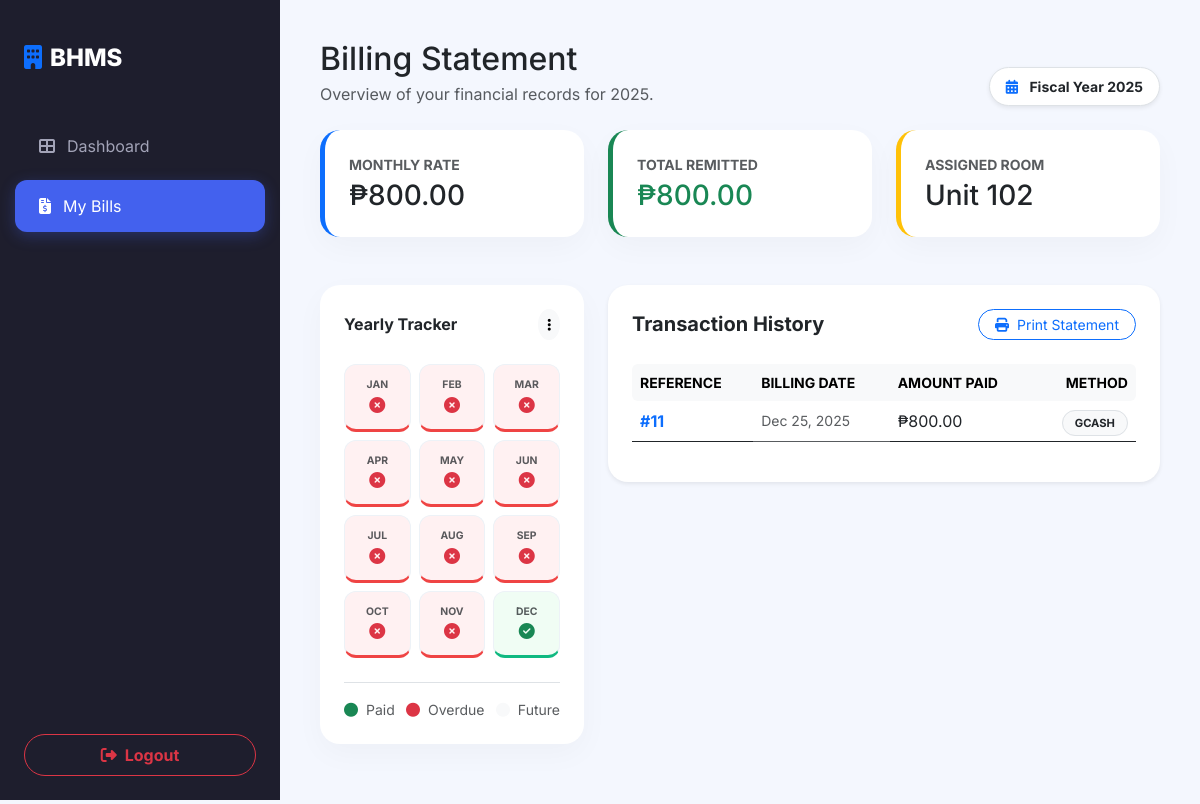
/payments/tenants_bills.php (signed in), run on the app's committed database.
### tables this page shows
CREATE TABLE `tenants` (
  `tenant_id` int(11) NOT NULL,
  `name` varchar(100) DEFAULT NULL,
  `email` varchar(100) NOT NULL,
  `password` varchar(255) NOT NULL,
  `phone` varchar(20) DEFAULT NULL,
  `room_id` int(11) DEFAULT NULL,
  `time_in` datetime DEFAULT NULL,
  `time_out` datetime DEFAULT NULL
);

CREATE TABLE `rooms` (
  `room_id` int(11) NOT NULL,
  `room_number` varchar(10) DEFAULT NULL,
  `price` decimal(10,2) DEFAULT NULL,
  `status` varchar(20) DEFAULT NULL
);

CREATE TABLE `payments` (
  `payment_id` int(11) NOT NULL,
  `tenant_id` int(11) DEFAULT NULL,
  `amount` decimal(10,2) DEFAULT NULL,
  `payment_method` varchar(50) DEFAULT 'Cash',
  `payment_date` date DEFAULT NULL
);

### payments/tenants_bills.php (the view, shortened to what this page needs)
<?php
include("../config/db.php");
$tenant_id = $_SESSION['tenant_id'];
$filter_year = isset($_GET['year']) ? mysqli_real_escape_string($conn, $_GET['year']) : date('Y');
$limit = 10;
$page = isset($_GET['page']) ? (int)$_GET['page'] : 1;
$offset = ($page - 1) * $limit;
$info_query = "SELECT t.*, r.price, r.room_number
               FROM tenants t
               LEFT JOIN rooms r ON t.room_id = r.room_id
               WHERE t.tenant_id = '$tenant_id'";
$info_result = mysqli_query($conn, $info_query);
$tenant_data = mysqli_fetch_assoc($info_result);
$monthly_rent = $tenant_data['price'] ?? 0;
$total_paid_query = "SELECT SUM(amount) as total FROM payments
                     WHERE tenant_id = '$tenant_id' AND YEAR(payment_date) = '$filter_year'";
$total_paid_res = mysqli_fetch_assoc(mysqli_query($conn, $total_paid_query));
$total_paid = $total_paid_res['total'] ?? 0;
$paid_months = [];
$check_paid = mysqli_query($conn, "SELECT MONTH(payment_date) as m FROM payments
                                    WHERE tenant_id = '$tenant_id' AND YEAR(payment_date) = '$filter_year'");
while($row = mysqli_fetch_assoc($check_paid)) {
    $paid_months[] = (int)$row['m'];
}
$history_query = "SELECT * FROM payments
                  WHERE tenant_id = '$tenant_id' AND YEAR(payment_date) = '$filter_year'
                  ORDER BY payment_date DESC LIMIT $limit OFFSET $offset";
$history_res = mysqli_query($conn, $history_query);
?>
<!DOCTYPE html>
<html lang="en">
<head>
    <link href="https://cdn.jsdelivr.net/npm/bootstrap@5.3.0/dist/css/bootstrap.min.css" rel="stylesheet">
    <link rel="stylesheet" href="https://cdnjs.cloudflare.com/ajax/libs/font-awesome/6.4.0/css/all.min.css">
</head>
<body>
    <div class="wrapper">
        <nav id="sidebar">
            <div class="sidebar-header d-flex align-items-center justify-content-between">
                <span><i class="fas fa-building me-2 text-primary"></i>BHMS</span>
            </div>
            <ul class="nav flex-column flex-grow-1">
                <li class="nav-item">
                    <a href="../dashboard/tenants_dashboard.php" class="nav-link">
                        <i class="fas fa-th-large"></i> Dashboard
                    </a>
                </li>
                <li class="nav-item">
                    <a href="#" class="nav-link active">
                        <i class="fas fa-file-invoice-dollar"></i> My Bills
                    </a>
                </li>
            </ul>
            <div class="p-4">
                <button type="button" class="btn btn-outline-danger w-100 rounded-pill py-2 small fw-bold" data-bs-toggle="modal" data-bs-target="#logoutModal">
                    <i class="fas fa-sign-out-alt me-2"></i>Logout
                </button>
            </div>
        </nav>
        <div id="content">
            <div class="d-flex justify-content-between align-items-end mb-4">
                <div>
                    <h2 class="fw-800 mb-1">Billing Statement</h2>
                    <p class="text-muted mb-0">Overview of your financial records for <?php echo $filter_year; ?>.</p>
                </div>
                <div class="bg-white p-2 px-3 rounded-pill shadow-sm border small fw-bold">
                    <i class="fas fa-calendar-alt text-primary me-2"></i> Fiscal Year <?php echo $filter_year; ?>
                </div>
            </div>
            <div class="row g-4 mb-5">
                <div class="col-md-4">
                    <div class="card stat-card p-4 border-start border-primary border-5">
                        <small class="text-muted d-block fw-bold text-uppercase mb-1">Monthly Rate</small>
                        <h3 class="fw-800 mb-0">₱<?php echo number_format($monthly_rent, 2); ?></h3>
                    </div>
                </div>
                <div class="col-md-4">
                    <div class="card stat-card p-4 border-start border-success border-5">
                        <small class="text-muted d-block fw-bold text-uppercase mb-1">Total Remitted</small>
                        <h3 class="fw-800 mb-0 text-success">₱<?php echo number_format($total_paid, 2); ?></h3>
                    </div>
                </div>
                <div class="col-md-4">
                    <div class="card stat-card p-4 border-start border-warning border-5">
                        <small class="text-muted d-block fw-bold text-uppercase mb-1">Assigned Room</small>
                        <h3 class="fw-800 mb-0">Unit <?php echo $tenant_data['room_number'] ?? 'N/A'; ?></h3>
                    </div>
                </div>
            </div>
            <div class="row g-4">
                <div class="col-lg-4">
                    <div class="card stat-card p-4 mb-4">
                        <div class="d-flex justify-content-between align-items-center mb-4">
                            <h6 class="fw-bold mb-0">Yearly Tracker</h6>
                            <div class="dropdown">
                                <button class="btn btn-sm btn-light rounded-circle" type="button" data-bs-toggle="dropdown">
                                    <i class="fas fa-ellipsis-v"></i>
                                </button>
                            </div>
                        </div>
                        <div class="row g-2">
                            <?php
                            for ($m = 1; $m <= 12; $m++):
                                $m_name = date('M', mktime(0, 0, 0, $m, 1));
                                $is_paid_month = in_array($m, $paid_months);
                                $is_future = ($filter_year == date('Y') && $m > date('n'));
                            ?>
                                <div class="col-4">
                                    <div class="tracker-box <?php echo $is_paid_month ? 'paid' : ($is_future ? '' : 'unpaid'); ?>">
                                        <small class="d-block fw-bold text-uppercase text-muted" style="font-size: 0.65rem;"><?php echo $m_name; ?></small>
                                        <?php if ($is_paid_month): ?>
                                            <i class="fas fa-check-circle text-success mt-1"></i>
                                        <?php elseif ($is_future): ?>
                                            <i class="fas fa-circle-notch text-light mt-1"></i>
                                        <?php else: ?>
                                            <i class="fas fa-times-circle text-danger mt-1"></i>
                                        <?php endif; ?>
                                    </div>
                                </div>
                            <?php endfor; ?>
                        </div>
                        <div class="mt-4 pt-3 border-top">
                            <div class="d-flex justify-content-between small text-muted">
                                <span><i class="fas fa-circle text-success me-1"></i> Paid</span>
                                <span><i class="fas fa-circle text-danger me-1"></i> Overdue</span>
                                <span><i class="fas fa-circle text-light me-1"></i> Future</span>
                            </div>
                        </div>
                    </div>
                </div>
                <div class="col-lg-8">
                    <div class="card stat-card p-4 shadow-sm">
                        <div class="d-flex justify-content-between align-items-center mb-4">
                            <h5 class="fw-bold mb-0">Transaction History</h5>
                            <button class="btn btn-sm btn-outline-primary rounded-pill px-3" onclick="window.print()">
                                <i class="fas fa-print me-2"></i>Print Statement
                            </button>
                        </div>
                        <div class="table-responsive">
                            <table class="table table-hover align-middle">
                                <thead class="table-light border-0">
                                    <tr class="small text-uppercase text-muted">
                                        <th class="border-0 rounded-start">Reference</th>
                                        <th class="border-0">Billing Date</th>
                                        <th class="border-0">Amount Paid</th>
                                        <th class="border-0 text-end rounded-end">Method</th>
                                    </tr>
                                </thead>
                                <tbody>
                                    <?php if (mysqli_num_rows($history_res) > 0): ?>
                                        <?php while($row = mysqli_fetch_assoc($history_res)): ?>
                                        <tr class="border-bottom-0">
                                            <td><span class="fw-bold text-primary">#<?php echo $row['payment_id']; ?></span></td>
                                            <td class="text-muted small"><?php echo date('M d, Y', strtotime($row['payment_date'])); ?></td>
                                            <td><span class="fw-800 text-dark">₱<?php echo number_format($row['amount'], 2); ?></span></td>
                                            <td class="text-end">
                                                <span class="badge-pill bg-light text-dark border"><?php echo $row['payment_method']; ?></span>
                                            </td>
                                        </tr>
                                        <?php endwhile; ?>
                                    <?php else: ?>
                                        <tr><td colspan="4" class="text-center py-5 text-muted">No transaction logs found for <?php echo $filter_year; ?>.</td></tr>
                                    <?php endif; ?>
                                </tbody>
                            </table>
                        </div>
                    </div>
                </div>
            </div>
        </div>
    </div>
</body>
</html>

### payments/tenants_bills.php (style rules this page uses)
:root { --sidebar-width: 280px; --primary-color: #4361ee; --sidebar-bg: #1e1e2d; --bg-light: #f4f7fe; }
body { background-color: var(--bg-light); font-family: 'Inter', sans-serif; overflow-x: hidden; }
.wrapper { display: flex; min-height: 100vh; }
#sidebar { width: var(--sidebar-width); background: var(--sidebar-bg); position: fixed; height: 100vh; z-index: 1050; display: flex; flex-direction: column; transition: all 0.3s cubic-bezier(0.4, 0, 0.2, 1); }
#sidebar .sidebar-header { padding: 2.5rem 1.5rem; color: white; font-weight: 800; font-size: 1.5rem; }
.nav-link { color: #a2a3b7; padding: 14px 24px; margin: 4px 15px; border-radius: 12px; display: flex; align-items: center; gap: 12px; transition: 0.3s; }
.nav-link.active { color: white; background: var(--primary-color); box-shadow: 0 4px 15px rgba(67, 97, 238, 0.3); }
#content { flex: 1; margin-left: var(--sidebar-width); padding: 2.5rem; transition: all 0.3s; }
.stat-card { border: none; border-radius: 20px; background: #ffffff; box-shadow: 0 10px 30px rgba(0, 0, 0, 0.03); transition: 0.3s; }
.tracker-box { background: #fff; border: 1px solid #edf2f7; border-radius: 12px; padding: 12px; text-align: center; transition: 0.2s; }
.tracker-box.paid { border-bottom: 3px solid #10b981; background: #f0fdf4; }
.tracker-box.unpaid { border-bottom: 3px solid #ef4444; background: #fff1f2; }
.badge-pill { padding: 5px 12px; border-radius: 50px; font-weight: 700; font-size: 0.7rem; text-transform: uppercase; }

### data on the page
tenants: room.price "800.00", room.room_number "102"
payments: payment_id "11", payment_date "Dec 25, 2025", amount "800.00", payment_method "GCASH"

### other printed values
$filter_year "2025"
$total_paid "800.00"
$m_name "JAN"
$m_name "FEB"
$m_name "MAR"
$m_name "APR"
$m_name "MAY"
$m_name "JUN"
$m_name "JUL"
$m_name "AUG"
$m_name "SEP"
$m_name "OCT"
$m_name "NOV"
$m_name "DEC"
